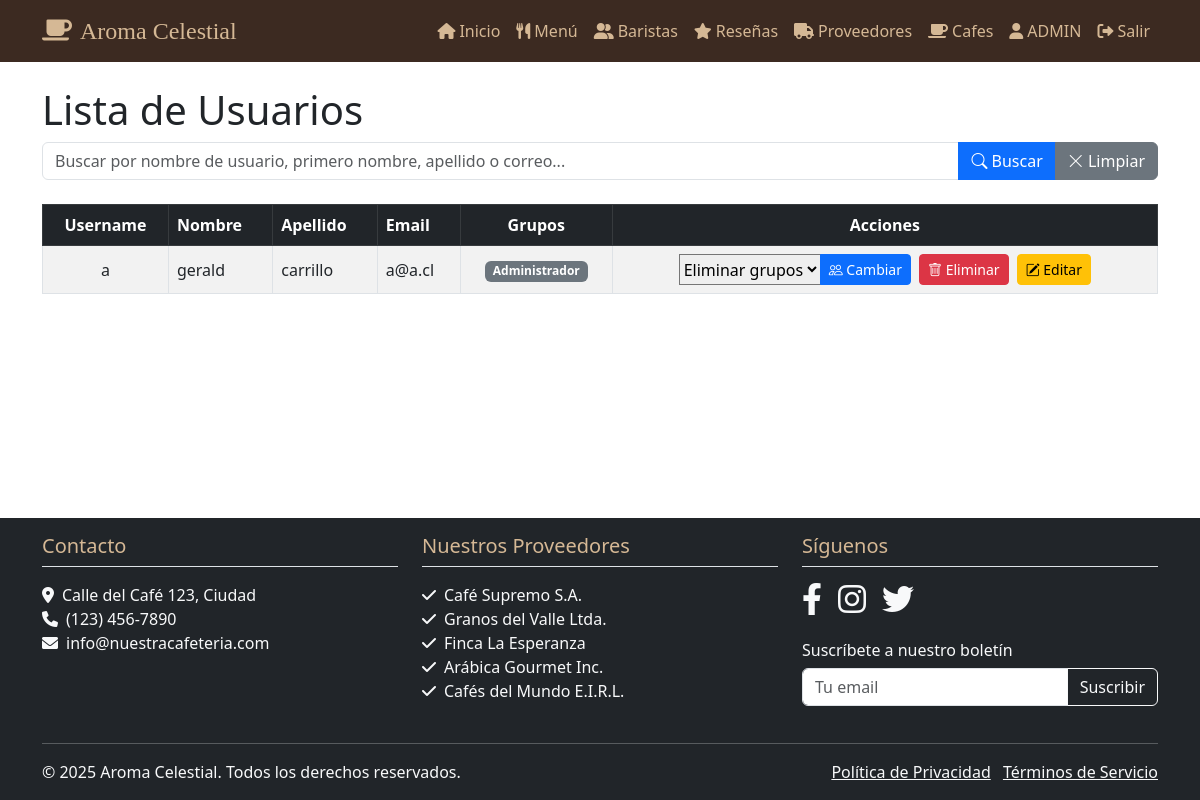
/admin_usuarios/ (signed in), run on the app's committed database.
### sesion/models.py (models this page shows)
class CustomUser(AbstractUser):
    class Meta:
        permissions = [
            ("can_view_reports", "Can view reports"),
            ("can_edit_menu", "Can edit menu"),
        ]

### miapp/views.py (the view, shortened to what this page needs)
# urls.py: path('admin_usuarios/', views.AdminUsuariosView.as_view(), name='admin_usuarios'),
class AdminUsuariosView(PermissionProtectedTemplateView):
    template_name = 'admin_usuarios.html'
    group_required = 'Administrador'
    permission_required = 'cafeteria.can_edit_menu'
    model = CustomUser
    context_object_name = 'usuarios'
    paginate_by = 10
    search_fields = ['username','first_name', 'last_name', 'email']  # Campos para buscar
    def get_context_data(self, **kwargs):
        context = super().get_context_data(**kwargs)
        search_query = self.request.GET.get('q', '')
        if search_query:
            q_objects = Q()
            for field in self.search_fields:
                q_objects |= Q(**{f"{field}__icontains": search_query})
            usuarios_list = self.model.objects.filter(q_objects).order_by('username')
        else:
            usuarios_list = self.model.objects.all().order_by('username')
        paginator = Paginator(usuarios_list, self.paginate_by)
        page_number = self.request.GET.get('page')
        page_obj = paginator.get_page(page_number)
        context['usuarios'] = page_obj  # En lugar de usuarios_list
        context['search_query'] = search_query
        context['cambiar_grupo_form'] = CambiarGrupoForm()
        context['editar_usuario_form'] = EditarUsuarioForm()
        return context

### miapp/forms.py
class CambiarGrupoForm(forms.ModelForm):
    grupo = forms.ModelChoiceField(
        queryset=Group.objects.all(),
        required=False,  # Permite enviar el formulario sin seleccionar un grupo
        empty_label="Eliminar grupos",  # Opción en blanco
        label="Seleccionar Grupo"
    )
    class Meta:
        model = CustomUser
        fields = []  # No necesitas campos del modelo, solo el grupo

class EditarUsuarioForm(forms.ModelForm):
    class Meta:
        model = CustomUser
        fields = ['first_name', 'last_name', 'email']  # Campos editables
        labels = {
            'first_name': 'Nombre',
            'last_name': 'Apellido',
            'email': 'Correo electrónico',
        }

### miapp/templatetags/user_tags.py (called while the page is built)
@register.filter(name='has_group')
def has_group(user, group_name):
    return user.groups.filter(name=group_name).exists()

### miapp/templates/admin_usuarios.html (shortened to what this page needs)
{% extends "base.html" %}
{% load static %}
{% block content %}
<h1>Lista de Usuarios</h1>
  <form method="get" class="mb-4">
    <div class="input-group">
      <input
        type="text"
        name="q"
        class="form-control"
        placeholder="Buscar por nombre de usuario, primero nombre, apellido o correo..."
        value="{{ search_query }}"
      >
      <button type="submit" class="btn btn-primary">
        <i class="bi bi-search"></i> Buscar
      </button>
      <a href="{% url 'admin_usuarios' %}" class="btn btn-secondary">
        <i class="bi bi-x-lg"></i> Limpiar
      </a>
    </div>
  </form>
<div class="table-responsive">
  <table class="table table-striped table-bordered align-middle">
    <thead class="table-dark">
      <tr>
        <th scope="col" class="text-center">Username</th>
        <th scope="col">Nombre</th>
        <th scope="col" class="d-none d-md-table-cell">Apellido</th>
        <th scope="col" class="d-none d-lg-table-cell">Email</th>
        <th scope="col" class="text-center">Grupos</th>
        <th scope="col" class="text-center">Acciones</th>
      </tr>
    </thead>
    <tbody>
      {% for usuario in usuarios %}
        <tr>
          <td class="text-center">{{ usuario.username }}</td>
          <td>{{ usuario.first_name }}</td>
          <td class="d-none d-md-table-cell">{{ usuario.last_name }}</td>
          <td class="d-none d-lg-table-cell">{{ usuario.email|truncatechars:20 }}</td>
          <td class="text-center">
            {% for grupo in usuario.groups.all %}
              <span class="badge bg-secondary">{{ grupo.name }}</span>
            {% endfor %}
          </td>
          <td class="text-center">
            <div class="d-flex flex-column flex-md-row gap-2 justify-content-center">
              <form method="post" class="m-0">
                <div class="input-group input-group-sm">
                  {{ cambiar_grupo_form.grupo }}
                  <button type="submit" class="btn btn-primary btn-sm">
                    <i class="bi bi-people"></i>
                    <span class="d-none d-sm-inline">Cambiar</span>
                  </button>
                </div>
              </form>
              <form method="post" class="m-0">
                <button type="submit" class="btn btn-danger btn-sm"
                        onclick="return confirm('¿Eliminar a {{ usuario.username }}?')">
                  <i class="bi bi-trash"></i>
                  <span class="d-none d-sm-inline">Eliminar</span>
                </button>
              </form>
              <button class="btn btn-warning btn-sm"
                      data-bs-toggle="modal"
                      data-bs-target="#editarUsuarioModal{{ usuario.id }}">
                <i class="bi bi-pencil-square"></i>
                <span class="d-none d-sm-inline">Editar</span>
              </button>
            </div>
          </td>
        </tr>
      {% empty %}
        <tr>
          <td colspan="6" class="text-center">
            No se encontraron usuarios{% if search_query %} para "{{ search_query }}"{% endif %}.
          </td>
        </tr>
      {% endfor %}
    </tbody>
  </table>
</div>
{% endblock %}

### data on the page
CustomUser: username "a", first_name "gerald", last_name "carrillo", email "a@a.cl"

### other printed values
{{ grupo.name }} "Administrador"
